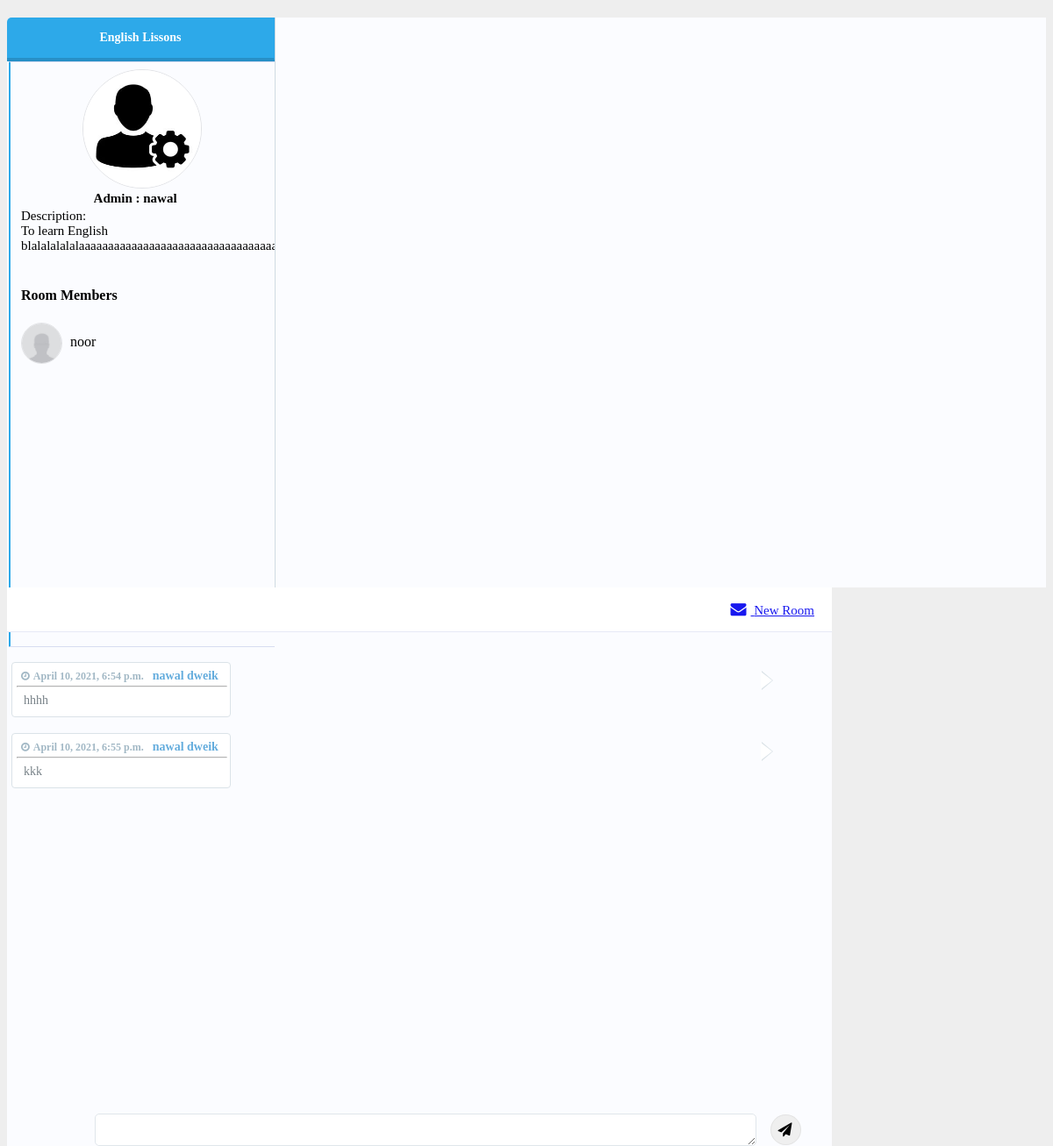
/groups/group_name/2 (signed in), run on an earlier commit of the app's database.
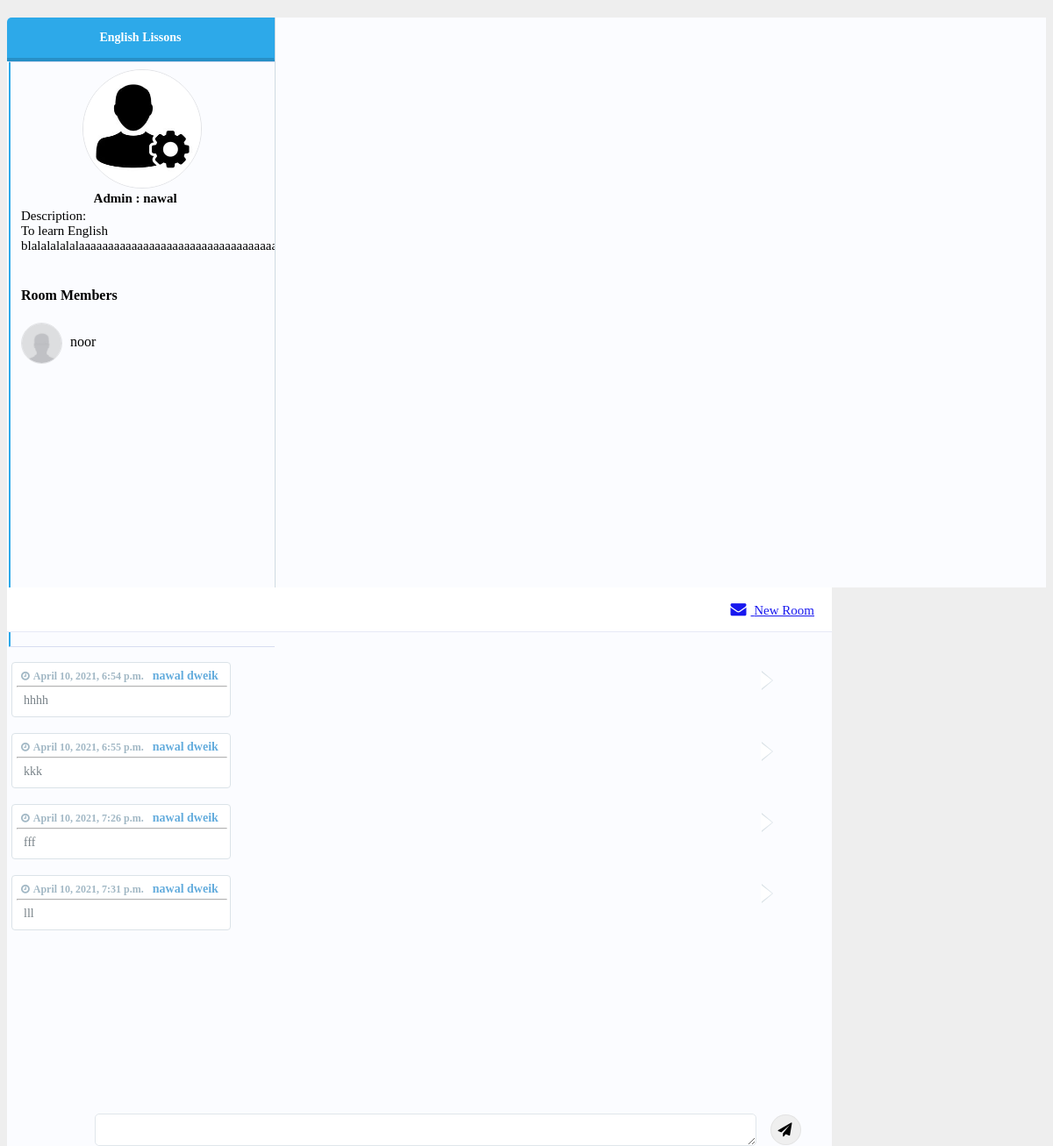
And on a later commit of the database.
### app/models.py (models this page shows)
class Group(models.Model):
    planner = models.ForeignKey(User, related_name="groupsPlannedByUser", on_delete = models.CASCADE)
    group_name = models.TextField()
    description = models.TextField()
    users = models.ManyToManyField(User, related_name="groups")
    created_at = models.DateTimeField(auto_now_add=True)
    updated_at = models.DateTimeField(auto_now=True)

class User(models.Model):
    first_name = models.CharField(max_length=255)
    last_name = models.CharField(max_length=255)
    email = models.CharField(max_length=255)
    password = models.CharField(max_length=255)
    created_at = models.DateTimeField(auto_now_add=True)
    updated_at = models.DateTimeField(auto_now=True)
    objects = BlogManager()

class Message(models.Model):
    context = models.TextField()
    sender = models.ForeignKey(User, related_name= 'messages_sent', on_delete = models.CASCADE )
    group = models.ForeignKey(Group, related_name= 'messages_group', on_delete = models.CASCADE)
    created_at = models.DateTimeField(auto_now_add=True)
    updated_at = models.DateTimeField(auto_now=True)
    objects = MessageManager()

### app/views.py (the view)
# urls.py: path('groups/group_name/<int:group_id>', views.view_group_name),
def view_group_name(request,group_id):
    current_group = models.selected_group(group_id)
    messages = Message.objects.filter(group=current_group)
    context = {
        'group_name': current_group.group_name,
        'group_id': current_group.id,
        'messages': messages,
        'planner': current_group.planner.first_name,
        'plannerId': current_group.planner.id,
        'description': current_group.description,
        'groupUsers': models.users_joining_the_group(request.session['login_user'],group_id)
    }
    return render(request,"group.html",context)

### app/models.py (called while the page is built)
def selected_group(group_id):
    group=Group.objects.get(id=group_id)
    return group

def users_joining_the_group(user_id,group_id):
    this_group = Group.objects.get(id=group_id)
    allGroupJoiners = User.objects.filter(groups=this_group)
    return allGroupJoiners

### app/templates/group.html (shortened to what this page needs)
<!DOCTYPE html>
<html lang="en">
<head>
    {% load static %}
    <link rel="stylesheet" href="{% static 'css/dashboard_style.css' %}">
    <link href="https://maxcdn.bootstrapcdn.com/font-awesome/4.3.0/css/font-awesome.min.css" rel="stylesheet">
</head>
<body>
    <div class="container">
        <div class="panel messages-panel">
            <div class="contacts-list">
                <div class="inbox-categories">
                    <div data-toggle="tab" data-target="#inbox" class="active"> {{group_name}} </div>
                </div>
                <div class="tab-content">
                    <div id="inbox" class="contacts-outter-wrapper tab-pane active">
                        <div class="contacts-outter">
                            <ul class="list-unstyled contacts">
                                <li data-toggle="tab" data-target="#inbox-message-1" class="active">
                                    <img alt="" style="width: 134px;
                                    height: 134px;
                                    margin-left: 23%;" class="img-circle medium-image" src="/static/admin.JPG">
                                    <br />
                                    <div class="vcentered info-combo">
                                        <h3  style="margin-left: 48%;font-size: 15px;" class="no-margin-bottom name"> Admin : {{planner}} </h3>
                                        <div style="font-size: 15px;"> Description: <br />{{description}}</div>
                                        <br/>
                                    </div>
                                    <br />
                                    <div>
                                        <h4> Room Members</h4>
                                        {% for groupUser in groupUsers %}
                                        {% if groupUser.id != plannerId %}
                                        <img alt="" class="img-circle medium-image" src="/static/avatar.jpg">
                                        <output>{{groupUser.first_name}}</output>
                                        <br />
                                        {% endif %}
                                        {% endfor %}
                                    </div>
                                </li>
                            </ul>
                        </div>
                    </div>
                </div>
            </div>
            <div class="tab-content">
                <div class="tab-pane message-body active" id="inbox-message-1">
                    <div class="message-top">
                        <a class="btn btn btn-success new-message" href="/groups/add"> <i class="fa fa-envelope"></i>
                            New Room </a>
                    </div>
                    <div class="message-chat">
                        <div class="chat-body">
{% for message in messages %}
{% if message.sender.id == request.session.login_user %}
<div class="message my-message">
    <div class="message-body">
        <div class="message-body-inner">
            <div class="message-info">
                <h4> {{message.sender.first_name}}  {{message.sender.last_name}} </h4>
                <h5> <i class="fa fa-clock-o"></i> {{message.created_at}} </h5>
            </div>
            <hr>
            <div class="message-text">
                {{message.context}}
            </div>
        </div>
    </div>
    <br>
</div>
{% endif %}
                            {% endfor %}
                        </div>
                            <form action="/groups/addMsg/{{group_id}}" method="POST">
                                <div class="chat-footer new-message-textarea">
                                <textarea style="height: 35px !important;" type="text" class="send-message-text" id="content" name="content" ></textarea>
                                <button type="submit" class="send-message-button btn-info"> <i class="fa fa-send"></i>
                                </button>
                                </div>
                        </div>
                    </div>
                </div>
            </div>
        </div>
</body>
</html>

What changed in the data, as far as the page shows it:
added Message: sender.first_name "nawal", sender.last_name "dweik", created_at "April 10, 2021, 7:26 p.m.", context "fff"
added Message: sender.first_name "nawal", sender.last_name "dweik", created_at "April 10, 2021, 7:31 p.m.", context "lll"
